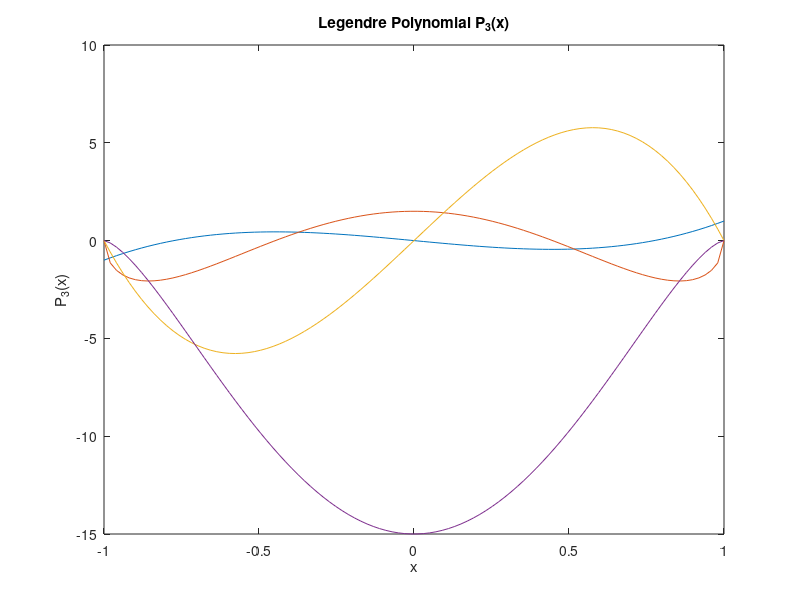
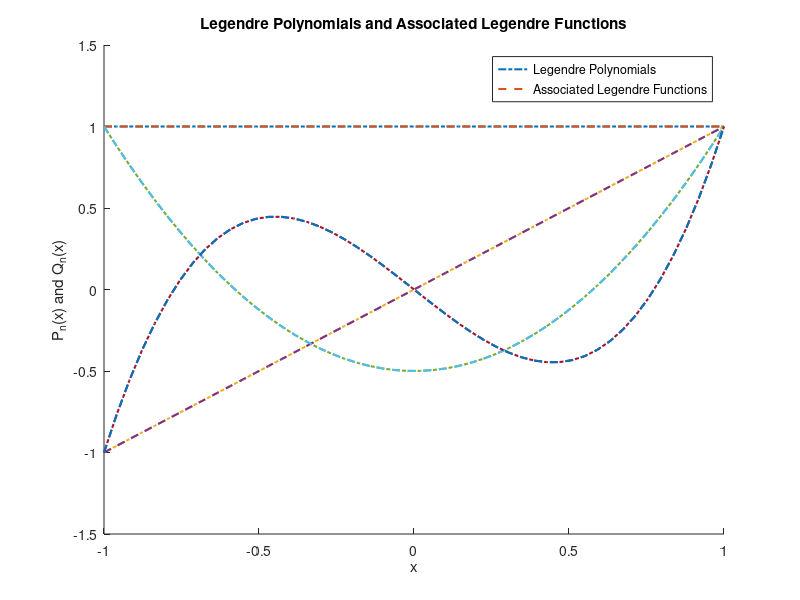

Reproduce these figures in MATLAB, in order.
x = linspace(-1, 1, 100);
P3 = legendre(3, x);
plot(x, P3)
xlabel('x')
ylabel('P_3(x)')
title('Legendre Polynomial P_3(x)')
%%
% Defining orders of Legendre and associated Legendre functions
n = 0:3;
a = 0.3;
m = 50; % Number of x values

x = linspace(-1, 1, m); % Defining x range
P = zeros(length(n), m); % Arrays for storing Legendre functions
Q = zeros(length(n), m); % Arrays for storing associated Legendre functions

for i = 1:length(n)
    for j = 1:m
        % Computing Legendre and associated Legendre functions for each x and i
        Pn = legendre(n(i), x(j)); % Computing Legendre functions
        Qn = legendre(n(i), x(j), 'sch'); % Computing associated Legendre functions
        P(i,j) = Pn(1); % Selecting only the Legendre function
        Q(i,j) = Qn(1); % Selecting only the associated Legendre function
    end
end

% Plotting Legendre and associated Legendre functions
figure
hold on
for i = 1:length(n)
    plot(x, P(i,:), '-.', 'LineWidth', 1.5)
    plot(x, Q(i,:), '--', 'LineWidth', 1.5)
end
hold off
xlabel('x')
ylabel('P_n(x) and Q_n(x)')
legend('Legendre Polynomials', 'Associated Legendre Functions')
title('Legendre Polynomials and Associated Legendre Functions')